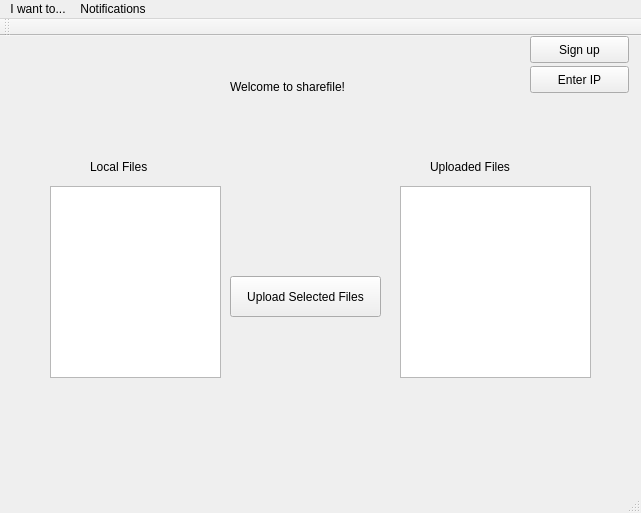
<?xml version="1.0" encoding="UTF-8"?>
<ui version="4.0">
 <class>MainWindow</class>
 <widget class="QMainWindow" name="MainWindow">
  <property name="geometry">
   <rect>
    <x>0</x>
    <y>0</y>
    <width>641</width>
    <height>513</height>
   </rect>
  </property>
  <property name="windowTitle">
   <string>MainWindow</string>
  </property>
  <widget class="QWidget" name="centralWidget">
   <widget class="QLabel" name="label">
    <property name="geometry">
     <rect>
      <x>230</x>
      <y>40</y>
      <width>181</width>
      <height>21</height>
     </rect>
    </property>
    <property name="text">
     <string>Welcome to sharefile!</string>
    </property>
   </widget>
   <widget class="QLabel" name="label_2">
    <property name="geometry">
     <rect>
      <x>90</x>
      <y>110</y>
      <width>111</width>
      <height>41</height>
     </rect>
    </property>
    <property name="text">
     <string>Local Files</string>
    </property>
   </widget>
   <widget class="QLabel" name="label_3">
    <property name="geometry">
     <rect>
      <x>430</x>
      <y>120</y>
      <width>131</width>
      <height>21</height>
     </rect>
    </property>
    <property name="text">
     <string>Uploaded Files</string>
    </property>
   </widget>
   <widget class="QListWidget" name="localfiles_list">
    <property name="geometry">
     <rect>
      <x>50</x>
      <y>150</y>
      <width>171</width>
      <height>192</height>
     </rect>
    </property>
   </widget>
   <widget class="QListWidget" name="serverfiles_list">
    <property name="geometry">
     <rect>
      <x>400</x>
      <y>150</y>
      <width>191</width>
      <height>192</height>
     </rect>
    </property>
   </widget>
   <widget class="QPushButton" name="movefiles_button">
    <property name="geometry">
     <rect>
      <x>230</x>
      <y>240</y>
      <width>151</width>
      <height>41</height>
     </rect>
    </property>
    <property name="text">
     <string>Upload Selected Files</string>
    </property>
   </widget>
   <widget class="QPushButton" name="signup_button">
    <property name="geometry">
     <rect>
      <x>530</x>
      <y>0</y>
      <width>99</width>
      <height>27</height>
     </rect>
    </property>
    <property name="text">
     <string>Sign up</string>
    </property>
   </widget>
   <widget class="QPushButton" name="connect_button">
    <property name="geometry">
     <rect>
      <x>530</x>
      <y>30</y>
      <width>99</width>
      <height>27</height>
     </rect>
    </property>
    <property name="text">
     <string>Enter IP</string>
    </property>
   </widget>
  </widget>
  <widget class="QMenuBar" name="menuBar">
   <property name="geometry">
    <rect>
     <x>0</x>
     <y>0</y>
     <width>641</width>
     <height>25</height>
    </rect>
   </property>
   <widget class="QMenu" name="menuSharefile">
    <property name="title">
     <string>I want to...</string>
    </property>
    <addaction name="separator"/>
    <addaction name="separator"/>
   </widget>
   <widget class="QMenu" name="menuNotifications">
    <property name="title">
     <string>Notifications</string>
    </property>
   </widget>
   <addaction name="menuSharefile"/>
   <addaction name="menuNotifications"/>
  </widget>
  <widget class="QToolBar" name="mainToolBar">
   <attribute name="toolBarArea">
    <enum>TopToolBarArea</enum>
   </attribute>
   <attribute name="toolBarBreak">
    <bool>false</bool>
   </attribute>
  </widget>
  <widget class="QStatusBar" name="statusBar"/>
  <action name="actionSignin">
   <property name="text">
    <string>Sign in</string>
   </property>
  </action>
  <action name="actionSignup">
   <property name="checkable">
    <bool>true</bool>
   </property>
   <property name="text">
    <string>Sign up</string>
   </property>
  </action>
  <action name="actionAdd_a_friend">
   <property name="text">
    <string>Add a friend</string>
   </property>
  </action>
  <action name="actionChat_with_a_friend">
   <property name="text">
    <string>Chat with a friend</string>
   </property>
  </action>
  <action name="actionFriend_requests">
   <property name="text">
    <string>Friend requests</string>
   </property>
  </action>
  <action name="actionMessages">
   <property name="text">
    <string>Messages</string>
   </property>
  </action>
 </widget>
 <layoutdefault spacing="6" margin="11"/>
 <resources/>
 <connections/>
</ui>
